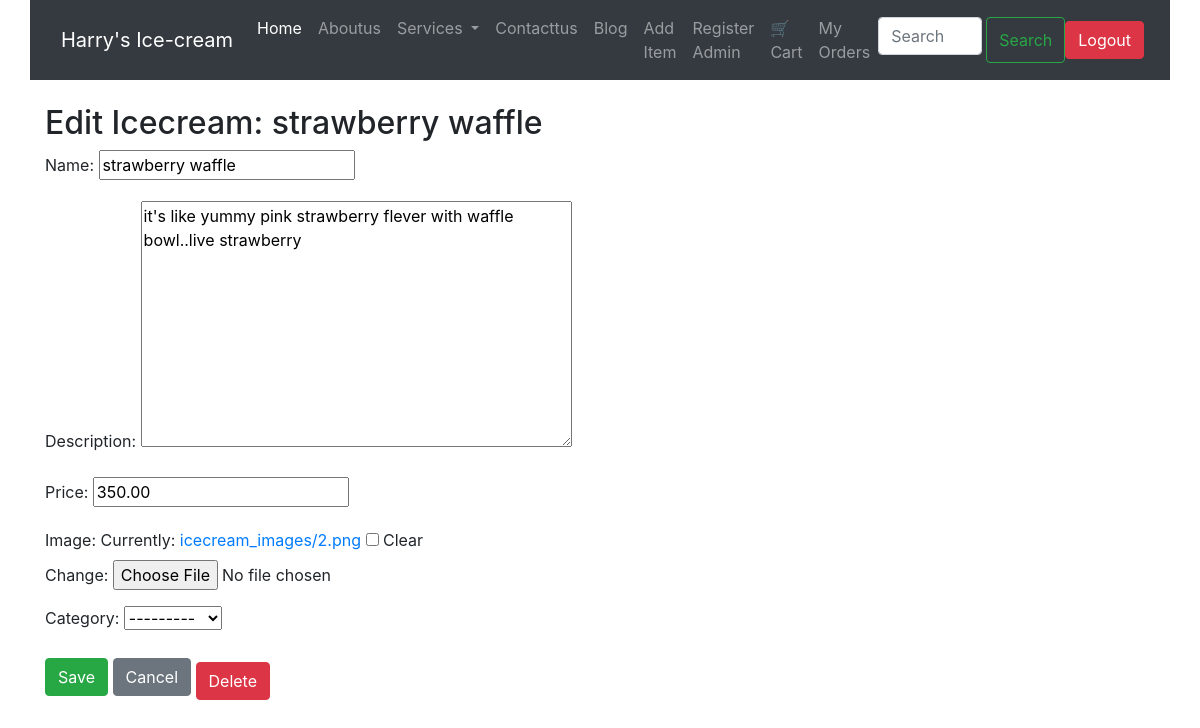
/icecream/1/edit/ (signed in), run on the app's committed database.
### my_app/models.py (models this page shows, shortened)
class Icecream(models.Model):
    CATEGORY_CHOICES = [
        ('Icecream', 'Icecream'),
        ('Softy', 'Softy'),
        ('Milkshake', 'Milkshake'),
    ]
    name = models.CharField(max_length=100)
    description = models.TextField()
    image = models.ImageField(upload_to='icecream_images/', null=True, blank=True)
    price = models.DecimalField(max_digits=6, decimal_places=2)
    added_by = models.ForeignKey(User, on_delete=models.CASCADE, null=True, blank=True)
    category = models.CharField(max_length=100, choices=CATEGORY_CHOICES)

### my_app/views.py (the view)
# urls.py: path('icecream/<int:id>/edit/', views.icecream_edit, name='icecream_edit'),
@login_required(login_url='login')
def icecream_edit(request, id):
    icecream = get_object_or_404(Icecream, id=id)
    if request.method == 'POST':
        form = IcecreamForm(request.POST, request.FILES, instance=icecream)
        if form.is_valid():
            icecream = form.save(commit=False)
            icecream.save()
            try:
                blog_post = BlogPost.objects.get(icecream=icecream)
                blog_post.title = icecream.name
                blog_post.body = icecream.description
                blog_post.image = icecream.image
                blog_post.save()
            except BlogPost.DoesNotExist:
                BlogPost.objects.create(
                    title=icecream.name,
                    body=icecream.description,
                    image=icecream.image,
                    author=request.user,
                    icecream=icecream
                )
            return redirect('home')
    else:
        form = IcecreamForm(instance=icecream)
    return render(request, 'icecream_edit.html', {'form': form, 'icecream': icecream})

### my_app/forms.py
class IcecreamForm(forms.ModelForm):
    class Meta:
        model = Icecream
        fields = ['name', 'description', 'price', 'image',  'category']

### templates/icecream_edit.html (shortened to what this page needs)
{% extends "base.html" %}
{% block content %}
<div class="container my-4">
  <h2>Edit Icecream: {{ icecream.name }}</h2>
  <form method="POST" enctype="multipart/form-data">
    {{ form.as_p }}
    <button type="submit" class="btn btn-success">Save</button>
    <a href="{% url 'home' %}" class="btn btn-secondary">Cancel</a>
    <a href="{% url 'icecream_delete' id=icecream.id %}" class="btn btn-danger mt-2">Delete</a>
  </form>
</div>
{% endblock %}

### data on the page
Icecream: name "strawberry waffle", description "it's like yummy pink strawberry flever with waffle bowl..live strawberry", price "350.00", category "---------"
